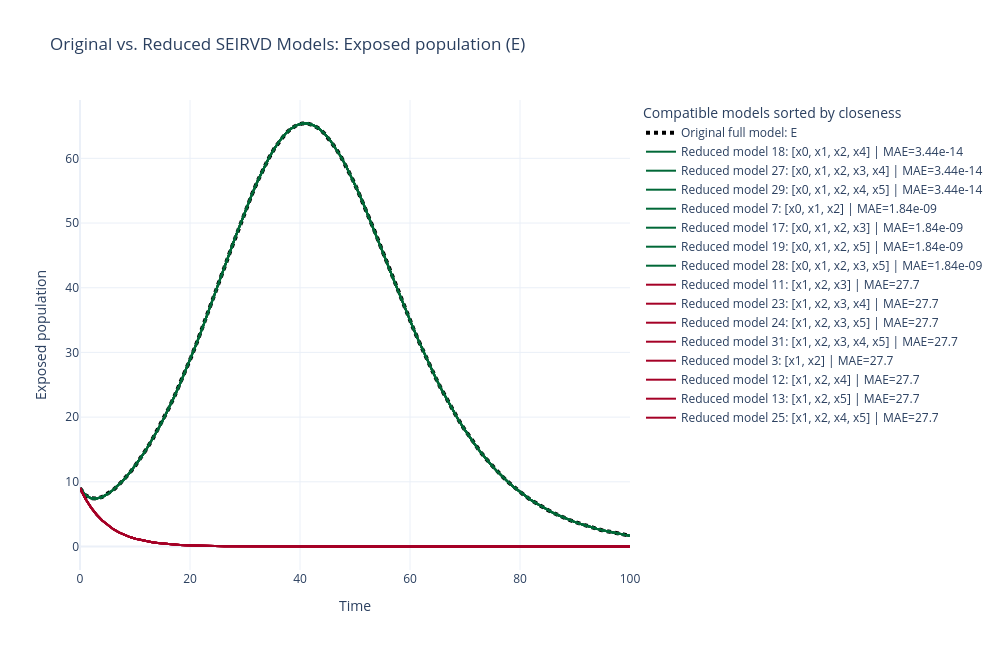

Notebook cell for this chart:
### Markdown cell above
## Exposed Population ($E=x_1$)

The exposed population includes people who have encountered the disease but are not yet actively infected. This variable can help predict future increases in infections after an incubation period.

### Code cell
exposed_results = plot_reduced_models_for_state(1)
